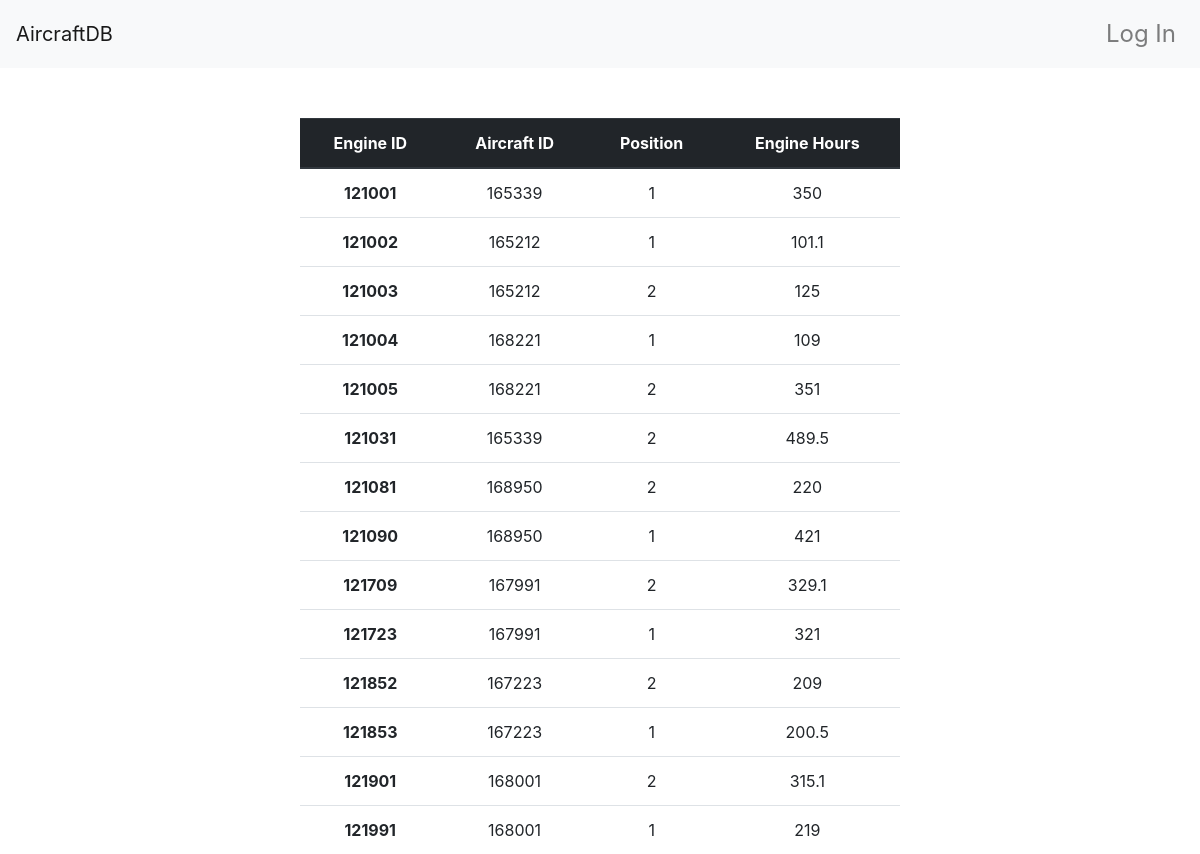
Page /mechanic/engine on the committed database.
### app/models.py (models this page shows, shortened)
class Engine(db.Model):
    __tablename__ = 'engines'
    id = db.Column(db.Integer, primary_key=True)
    aircraft_id = db.Column(db.Integer, db.ForeignKey('aircrafts.id'))
    position = db.Column(db.Integer)
    e_hours = db.Column(db.Integer)
    '''
    Insert engine data into the database
    '''

### app/main/views.py (the view)
@main.route('/mechanic/engine')
def mechanic_get_engine():
    data = Engine.query.all()
    return render_template('mechanic/engine.html', data=data)

### app/templates/mechanic/engine.html
{% extends "base.html" %}
{% block page_content %}
  <div class="second-container">
    <table class="table">
    <thead class="thead-dark">
      <tr>
        <th scope="col">Engine ID</th>
        <th scope="col">Aircraft ID</th>
        <th scope="col">Position</th>
        <th scope="col">Engine Hours</th>
      </tr>
    </thead>
    <tbody>
    {% for engine in data %}
      <tr>
        <th scope="row"> {{engine.id}} </th>
        <td>{{engine.aircraft_id}}</td>
        <td>{{engine.position}}</td>
        <td>{{engine.e_hours}}</td>
        {% endfor %}
    </tbody>
  </table>
  </div>
{% endblock %}

### app/static/style.css (style rules this page uses)
div.second-container { margin-top: 50px; text-align: center; }
div.second-container table { width: 50%; margin: auto; float: none;; }

### rows in the picture
Engine: id "121001", aircraft_id "165339", position "1", e_hours "350"
Engine: id "121002", aircraft_id "165212", position "1", e_hours "101.1"
Engine: id "121003", aircraft_id "165212", position "2", e_hours "125"
Engine: id "121004", aircraft_id "168221", position "1", e_hours "109"
Engine: id "121005", aircraft_id "168221", position "2", e_hours "351"
Engine: id "121031", aircraft_id "165339", position "2", e_hours "489.5"
Engine: id "121081", aircraft_id "168950", position "2", e_hours "220"
Engine: id "121090", aircraft_id "168950", position "1", e_hours "421"
Engine: id "121709", aircraft_id "167991", position "2", e_hours "329.1"
Engine: id "121723", aircraft_id "167991", position "1", e_hours "321"
Engine: id "121852", aircraft_id "167223", position "2", e_hours "209"
Engine: id "121853", aircraft_id "167223", position "1", e_hours "200.5"
Engine: id "121901", aircraft_id "168001", position "2", e_hours "315.1"
Engine: id "121991", aircraft_id "168001", position "1", e_hours "219"
